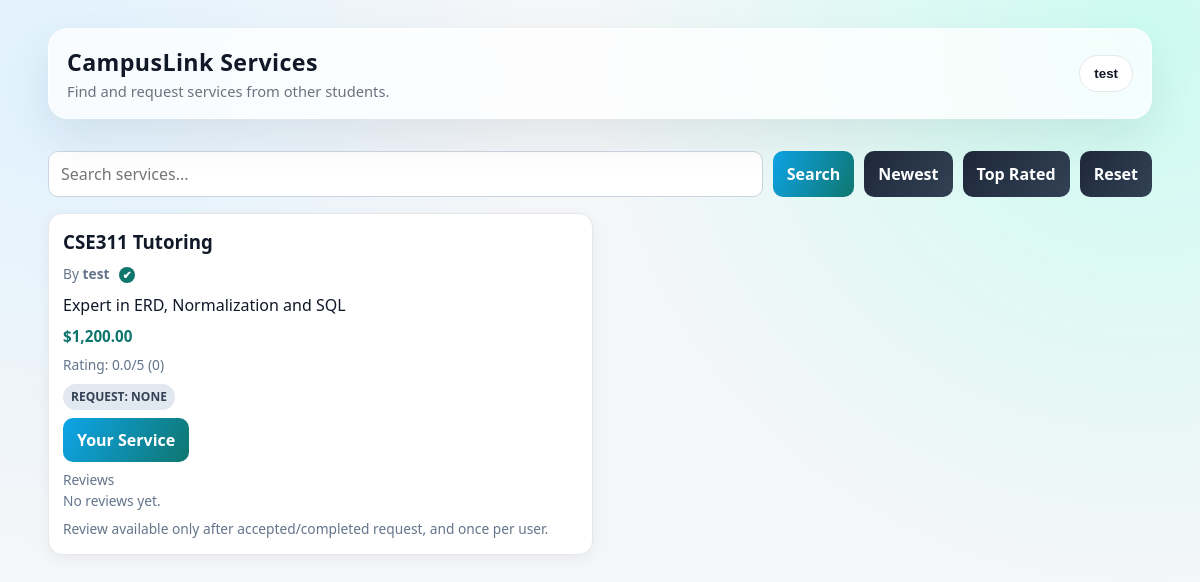
/services.php (signed in), run on the app's committed database.
### tables this page shows
CREATE TABLE services (
    service_id INT UNSIGNED AUTO_INCREMENT PRIMARY KEY,
    student_id INT UNSIGNED NOT NULL,
    service_title VARCHAR(255) NOT NULL,
    description TEXT,
    price DECIMAL(10,2),
    created_at DATETIME NOT NULL DEFAULT CURRENT_TIMESTAMP,

    FOREIGN KEY (student_id) REFERENCES students(student_id)
        ON DELETE CASCADE
);

CREATE TABLE students(
	student_id INT(11) UNSIGNED PRIMARY KEY AUTO_INCREMENT,
    username VARCHAR(255) UNIQUE NOT NULL,
    passwd VARCHAR(255) NOT NULL,
    f_name VARCHAR(255) NOT NULL,
    m_name VARCHAR(255),
    l_name VARCHAR(255),
    address VARCHAR(255) NOT NULL,
    birth_day DATE NOT NULL,
    created_at DATETIME NOT NULL DEFAULT CURRENT_TIMESTAMP,
    email VARCHAR(255) UNIQUE NOT NULL,
    phone VARCHAR(20),
    verification_code VARCHAR(6) DEFAULT NULL,
    is_verified TINYINT(1) NOT NULL DEFAULT 0
);

### services.php (the view, shortened to what this page needs)
<?php
require_once 'connection.php';
require_once 'verification_helpers.php';
$studentId = (int) $_SESSION['student_id'];
$username = htmlspecialchars($_SESSION['username'] ?? 'Student');
$searchQuery = trim($_GET['q'] ?? '');
$sort = ($_GET['sort'] ?? 'recent') === 'rating' ? 'rating' : 'recent';
$services = [];
$reviewsByService = [];
$orderByClause = $sort === 'rating' ? 'avg_rating DESC, review_count DESC, s.created_at DESC' : 's.created_at DESC';
$serviceSql = "
    SELECT
        s.service_id,
        s.student_id,
        s.service_title,
        s.description,
        s.price,
        s.created_at,
        st.username AS owner_username,
        st.is_verified AS owner_verified,
        COALESCE(AVG(r.rating), 0) AS avg_rating,
        COUNT(r.review_id) AS review_count,
        (
            SELECT rq.status
            FROM req_service rq
            WHERE rq.service_id = s.service_id AND rq.requester_id = ?
            ORDER BY rq.requested_at DESC, rq.request_id DESC
            LIMIT 1
        ) AS request_status,
        EXISTS(
            SELECT 1
            FROM req_service rq
            WHERE rq.service_id = s.service_id AND rq.requester_id = ? AND rq.status IN ('accepted', 'completed')
        ) AS can_review,
        EXISTS(
            SELECT 1
            FROM reviews rr
            WHERE rr.service_id = s.service_id AND rr.reviewer_id = ?
        ) AS has_reviewed
    FROM services s
    INNER JOIN students st ON s.student_id = st.student_id
    LEFT JOIN reviews r ON r.service_id = s.service_id
    WHERE (? = '' OR s.service_title LIKE ? OR COALESCE(s.description, '') LIKE ?)
    GROUP BY s.service_id, s.student_id, s.service_title, s.description, s.price, s.created_at, st.username, st.is_verified
    ORDER BY $orderByClause
";
$serviceStmt = mysqli_prepare($con, $serviceSql);
if ($serviceStmt) {
    $searchLike = '%' . $searchQuery . '%';
    mysqli_stmt_bind_param($serviceStmt, 'iiisss', $studentId, $studentId, $studentId, $searchQuery, $searchLike, $searchLike);
    mysqli_stmt_execute($serviceStmt);
    $serviceResult = mysqli_stmt_get_result($serviceStmt);
    if ($serviceResult) {
        while ($row = mysqli_fetch_assoc($serviceResult)) {
            $services[] = $row;
        }
    }
}
?>
<!DOCTYPE html>
<html lang="en">
<head>
    <link rel="stylesheet" href="styles.css">
</head>
<body>
    <div class="container">
        <header class="topbar">
            <div class="brand">
                <h1>CampusLink Services</h1>
                <p>Find and request services from other students.</p>
            </div>
            <div class="user-menu">
                <button class="user-trigger" type="button"><?php echo $username; ?></button>
            </div>
        </header>
        <section class="services-tools">
            <form method="get" action="services.php">
                <input type="search" name="q" placeholder="Search services..." value="<?php echo htmlspecialchars($searchQuery); ?>">
                <button type="submit" class="btn">Search</button>
            </form>
            <a class="btn btn-dark" href="services.php?<?php echo http_build_query(array_filter(['q' => $searchQuery, 'sort' => 'recent'])); ?>">Newest</a>
            <a class="btn btn-dark" href="services.php?<?php echo http_build_query(array_filter(['q' => $searchQuery, 'sort' => 'rating'])); ?>">Top Rated</a>
            <a class="btn btn-dark" href="services.php">Reset</a>
        </section>
        <section class="services-grid">
            <?php foreach ($services as $service): ?>
                <?php
                    $sid = (int) $service['service_id'];
                    $requestStatus = (string) ($service['request_status'] ?? '');
                    $statusKey = $requestStatus === '' ? 'none' : $requestStatus;
                    $isOwner = ((int) $service['student_id']) === $studentId;
                    $canRequest = !$isOwner && !in_array($requestStatus, ['pending', 'accepted'], true);
                    $canReview = !$isOwner && ((int) $service['can_review'] === 1) && ((int) $service['has_reviewed'] === 0);
                    $serviceReviews = $reviewsByService[$sid] ?? [];
                ?>
                <article class="service-card">
                    <h3><?php echo htmlspecialchars($service['service_title']); ?></h3>
                    <p class="meta-small">
                        By
                        <a class="profile-link-inline" href="profile.php?type=student&amp;id=<?php echo (int) $service['student_id']; ?>">
                            <?php echo renderVerifiedName((string) $service['owner_username'], isVerifiedUser($service['owner_verified'] ?? 0)); ?>
                        </a>
                    </p>
                    <p><?php echo htmlspecialchars($service['description'] ?? 'No description provided.'); ?></p>
                    <p class="price">$<?php echo number_format((float) $service['price'], 2); ?></p>
                    <p class="meta-small">Rating: <?php echo number_format((float) $service['avg_rating'], 1); ?>/5 (<?php echo (int) $service['review_count']; ?>)</p>
                    <span class="pill status-<?php echo htmlspecialchars($statusKey); ?>">Request: <?php echo htmlspecialchars($statusKey); ?></span>
                    <form method="post" action="services.php">
                        <button type="submit" class="btn" <?php echo $canRequest ? '' : 'disabled'; ?>>
                            <?php echo $isOwner ? 'Your Service' : ($canRequest ? 'Request Service' : 'Request Active'); ?>
                        </button>
                    </form>
                    <div>
                        <p class="meta-small">Reviews</p>
                        <?php if (count($serviceReviews) > 0): ?>
                            <div class="review-list">
                                <?php foreach (array_slice($serviceReviews, 0, 2) as $review): ?>
                                    <div class="review-item">
                                        <p class="meta-small">
                                            <a class="profile-link-inline" href="profile.php?type=student&amp;id=<?php echo (int) $review['reviewer_id']; ?>">
                                                <?php echo renderVerifiedName((string) $review['reviewer_username'], isVerifiedUser($review['reviewer_verified'] ?? 0)); ?>
                                            </a>
                                            | <?php echo (int) $review['rating']; ?>/5
                                        </p>
                                        <p><?php echo nl2br(htmlspecialchars($review['comment'] ?? '')); ?></p>
                                    </div>
                                <?php endforeach; ?>
                            </div>
                        <?php else: ?>
                            <p class="meta-small">No reviews yet.</p>
                        <?php endif; ?>
                    </div>
                    <?php if ($canReview): ?>
                        <form method="post" action="services.php" class="review-form">
                            <input type="hidden" name="action" value="submit_review">
                            <input type="hidden" name="service_id" value="<?php echo $sid; ?>">
                            <input type="hidden" name="q" value="<?php echo htmlspecialchars($searchQuery); ?>">
                            <input type="hidden" name="sort" value="<?php echo htmlspecialchars($sort); ?>">
                            <select name="rating" required>
                                <option value="">Select rating</option>
                                <option value="5">5 - Excellent</option>
                                <option value="4">4 - Very Good</option>
                                <option value="3">3 - Good</option>
                                <option value="2">2 - Fair</option>
                                <option value="1">1 - Poor</option>
                            </select>
                            <textarea name="comment" maxlength="1000" placeholder="Write your review..." required></textarea>
                            <button type="submit" class="btn">Submit Review</button>
                        </form>
                    <?php else: ?>
                        <p class="meta-small">Review available only after accepted/completed request, and once per user.</p>
                    <?php endif; ?>
                </article>
            <?php endforeach; ?>
        </section>
    </div>
</body>
</html>

### verification_helpers.php (shortened to what this page needs)
<?php
function isVerifiedUser($value): bool
{
    return (int) $value === 1;
}
function renderVerifiedName(string $name, bool $isVerified): string
{
    $safeName = htmlspecialchars($name);
    return $safeName . ' <span class="verified-badge" title="Verified account" aria-label="Verified account">&#10004;</span>';
}

### styles.css (style rules this page uses)
:root { --bg: #f5f6f8; --surface: rgba(255, 255, 255, 0.76); --surface-solid: #ffffff; --text: #111827; --muted: #6b7280; --line: #e5e7eb; --accent: #0f766e; --accent-soft: #ccfbf1; --shadow: 0 20px 45px rgba(17, 24, 39, 0.08); --radius-lg: 20px; --radius-md: 14px; }
* { box-sizing: border-box; margin: 0; padding: 0; }
body { font-family: "Segoe UI", "Helvetica Neue", Arial, sans-serif; color: var(--text); background: radial-gradient(circle at 5% 10%, #e0f2fe 0%, transparent 35%), radial-gradient(circle at 95% 5%, #ccfbf1 0%, transparent 40%), var(--bg); min-height: 100vh; line-height: 1.5; }
.container { width: min(1120px, 92%); margin: 28px auto 50px; }
.topbar { display: flex; justify-content: space-between; align-items: center; margin-bottom: 32px; padding: 16px 18px; border-radius: var(--radius-lg); background: var(--surface); backdrop-filter: blur(10px); border: 1px solid rgba(255, 255, 255, 0.7); box-shadow: var(--shadow); }
.brand h1 { font-size: 1.45rem; letter-spacing: 0.4px; }
.brand p { color: var(--muted); font-size: 0.92rem; }
.user-menu { position: relative; display: inline-block; }
.user-trigger { border: 1px solid var(--line); background: var(--surface-solid); color: var(--text); border-radius: 999px; padding: 10px 14px; font-weight: 600; cursor: pointer; transition: transform 0.2s ease, box-shadow 0.2s ease; }
.profile-link-inline { color: inherit; text-decoration: none; font-weight: 700; }
.verified-badge { display: inline-flex; align-items: center; justify-content: center; margin-left: 6px; width: 16px; height: 16px; border-radius: 999px; background: #0f766e; color: #ffffff; font-size: 0.68rem; line-height: 1; vertical-align: middle; }
.price { font-weight: 600; color: var(--accent); font-size: 0.95rem; }

### services.php (style rules this page uses)
.services-tools { display: flex; gap: 10px; flex-wrap: wrap; margin-bottom: 16px; }
.services-tools form { display: flex; gap: 10px; flex: 1 1 420px; }
.services-tools input, .review-form select, .review-form textarea { border: 1px solid #cbd5e1; border-radius: 10px; padding: 10px 12px; font: inherit; background: #fff; }
.services-tools input { width: 100%; }
.btn { border: 0; border-radius: 10px; background: linear-gradient(120deg, #0ea5e9, #0f766e); color: #fff; font: inherit; font-weight: 700; padding: 10px 14px; cursor: pointer; text-decoration: none; display: inline-flex; align-items: center; }
.btn-dark { background: linear-gradient(120deg, #1e293b, #334155); }
.services-grid { display: grid; grid-template-columns: repeat(2, minmax(0, 1fr)); gap: 14px; }
.service-card { border: 1px solid var(--line); border-radius: 14px; padding: 14px; background: var(--surface-solid); box-shadow: 0 4px 14px rgba(17, 24, 39, 0.05); display: grid; gap: 8px; }
.meta-small { color: #64748b; font-size: 0.86rem; }
.profile-link-inline { color: inherit; text-decoration: none; font-weight: 700; }
.pill { border-radius: 999px; padding: 4px 8px; font-size: 0.75rem; font-weight: 700; text-transform: uppercase; width: fit-content; }
.status-none { background: #e2e8f0; color: #334155; }

### data on the page
services: service_title "CSE311 Tutoring", student.username "test", description "Expert in ERD, Normalization and SQL", price "1,200.00", avg_rating "0.0", review_count "0", statusKey "NONE", shows "Your Service", shows "No reviews yet.", shows "Review available only after accepted/completed request, and once per user."

### other printed values
$username "test"
